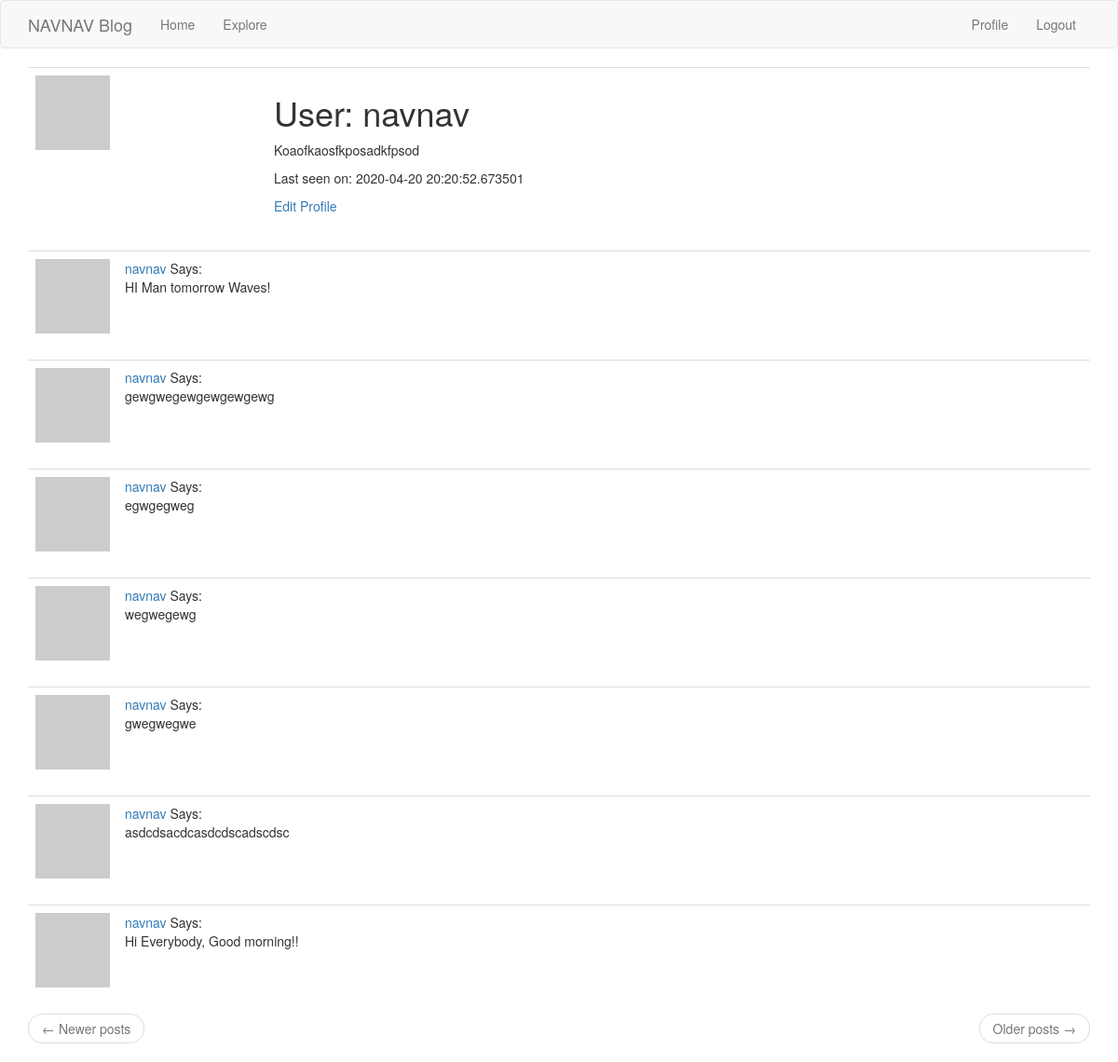
The app's page /user/navnav (signed in), older data.
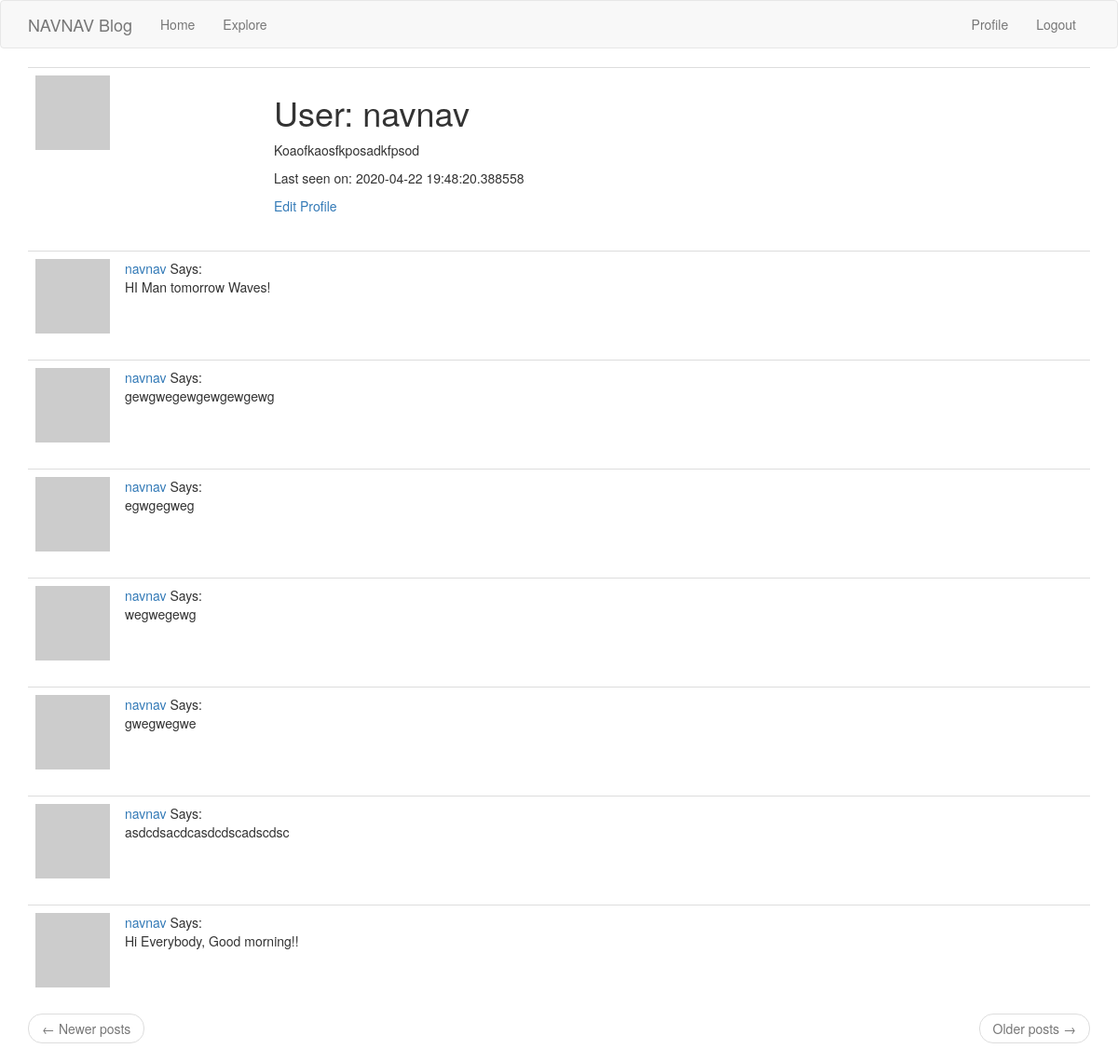
The same page, newer data.
### blog_app/models.py (models this page shows, shortened)
class User(UserMixin, db.Model):
    id = db.Column(db.Integer, primary_key=True)
    username = db.Column(db.String(64), index=True, unique=True)
    email = db.Column(db.String(120), index=True, unique=True)
    password_hash = db.Column(db.String(128))
    posts = db.relationship('Post', backref='author', lazy='dynamic')
    about_me = db.Column(db.String(140))
    last_seen = db.Column(db.DateTime, default=datetime.utcnow())
    followed = db.relationship('User',
                               secondary=followers,
                               primaryjoin=(followers.c.follower_id == id),
                               secondaryjoin=(followers.c.followed_id == id),
                               backref=db.backref('followers', lazy='dynamic'),
                               lazy='dynamic'
                               )
    def avatar(self, size):
        digest = md5(self.email.lower().encode('utf-8')).hexdigest()
        return 'https://www.gravatar.com/avatar/{}?d=identicon&s={}'.format(digest, size)

### blog_app/routes.py (the view)
@app.route('/user/<username>')
@login_required
def user(username):
    user = User.query.filter_by(username=username).first_or_404()
    page = request.args.get('page', 1, False)
    posts = user.posts.order_by(Post.timestamp.desc()).paginate(page, app.config['POSTS_PER_PAGE'], False)
    next_url = url_for('user', username=user.username, page=posts.next_num) if posts.has_next else None
    prev_url = url_for('user', username=user.username, page=posts.prev_num) if posts.has_prev else None
    return render_template('user.html', user=user, posts=posts.items, next_url=next_url, prev_url=prev_url)

### blog_app/models.py (called while the page is built)
@login.user_loader
def load_user(id):
    return User.query.get(int(id))

### blog_app/routes.py (called while the page is built)
@app.before_request
def before_request():
    if current_user.is_authenticated:
        current_user.last_seen = datetime.utcnow()
        db.session.commit()

### blog_app/templates/user.html
{% extends "base.html" %}
{% block app_content %}
    <table class="table table-hover">
        <tr>
            <td width="256px"><img src="{{ user.avatar(256) }}"></td>
            <td>
                <h1>User: {{ user.username }}</h1>
                {% if user.about_me %}<p>{{ user.about_me }}</p>{% endif %}
                {% if user.last_seen %}<p>Last seen on: {{ user.last_seen }}</p>{% endif %}
                {% if user == current_user %}
                    <p><a href="{{ url_for('edit_profile') }}">Edit Profile</a></p>
                {% elif not current_user.is_following(user) %}
                    <p><a href="{{ url_for('follow', username=user.username )}}">Follow</a></p>
                {% else %}
                    <p><a href="{{ url_for('unfollow', username=user.username) }}">Unfollow</a></p>
                {% endif %}
            </td>
        </tr>
    </table>
    {% for post in posts %}
        {% include '_post.html' %}
    {% endfor %}
    <nav aria-label="...">
        <ul class="pager">
            <li class="previous{% if not prev_url %} disabled{% endif %}">
                <a href="{{ prev_url or '#' }}">
                    <span aria-hidden="true">&larr;</span> Newer posts
                </a>
            </li>
            <li class="next{% if not next_url %} disabled{% endif %}">
                <a href="{{ next_url or '#' }}">
                    Older posts <span aria-hidden="true">&rarr;</span>
                </a>
            </li>
        </ul>
    </nav>
{% endblock %}

Row changes from the older to the newer data that the page shows:
changed User "navnav": last_seen "2020-04-20 20:20:52.673501" → "2020-04-22 19:48:20.388558"
